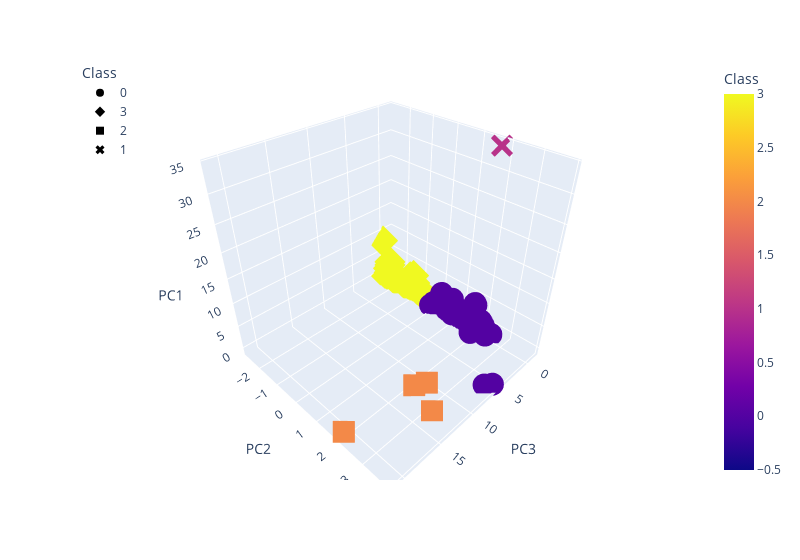

Write notebook code for a chart like this one.
### Markdown cell above
### Deliverable 4: Visualizing Cryptocurrencies Results

#### 3D-Scatter with Clusters

### Code cell
# Creating a 3D-Scatter with the PCA data and the clusters
fig = px.scatter_3d(
    clustered_df,
    x="PC3",
    y="PC2",
    z="PC1",
    color="Class",
    symbol="Class",
    width=800,
    hover_name="Coin Name",
    hover_data=["Algorithm"]
)
fig.update_layout(legend=dict(x=0, y=1))
fig.show()

### Figure 1 — Plotly figure (JSON) as saved in the notebook; plotly's stock layout.template omitted (floating-point values rounded to 4 significant figures; data arrays with more than 128 entries replaced by an {"elided": "..."} marker saying what was removed)
{"data": [{"customdata": {"elided": "289x1 str values"}, "hovertemplate": "<b>%{hovertext}</b><br><br>Class=%{marker.color}<br>PC3=%{x}<br>PC2=%{y}<br>PC1=%{z}<br>Algorithm=%{customdata[0]}<extra></extra>", "hovertext": {"elided": "289 str values"}, "legendgroup": "0", "marker": {"color": {"elided": "289 int values"}, "coloraxis": "coloraxis", "symbol": "circle"}, "mode": "markers", "name": "0", "scene": "scene", "showlegend": true, "type": "scatter3d", "x": {"elided": "289 float values"}, "y": {"elided": "289 float values"}, "z": {"elided": "289 float values"}}, {"customdata": {"elided": "238x1 str values"}, "hovertemplate": "<b>%{hovertext}</b><br><br>Class=%{marker.color}<br>PC3=%{x}<br>PC2=%{y}<br>PC1=%{z}<br>Algorithm=%{customdata[0]}<extra></extra>", "hovertext": {"elided": "238 str values"}, "legendgroup": "3", "marker": {"color": {"elided": "238 int values"}, "coloraxis": "coloraxis", "symbol": "diamond"}, "mode": "markers", "name": "3", "scene": "scene", "showlegend": true, "type": "scatter3d", "x": {"elided": "238 float values"}, "y": {"elided": "238 float values"}, "z": {"elided": "238 float values"}}, {"customdata": [["VeChainThor Authority"], ["Proof-of-BibleHash"], ["SHA-256 + Hive"], ["Proof-of-Authority"]], "hovertemplate": "<b>%{hovertext}</b><br><br>Class=%{marker.color}<br>PC3=%{x}<br>PC2=%{y}<br>PC1=%{z}<br>Algorithm=%{customdata[0]}<extra></extra>", "hovertext": ["Vechain", "BiblePay", "LitecoinCash", "Poa Network"], "legendgroup": "2", "marker": {"color": [2, 2, 2, 2], "coloraxis": "coloraxis", "symbol": "square"}, "mode": "markers", "name": "2", "scene": "scene", "showlegend": true, "type": "scatter3d", "x": [12.87, 11.99, 21.0, 13.14], "y": [2.928, 2.223, 1.975, 3.248], "z": [4.37, -0.203, -0.3547, -0.4203]}, {"customdata": [["TRC10"]], "hovertemplate": "<b>%{hovertext}</b><br><br>Class=%{marker.color}<br>PC3=%{x}<br>PC2=%{y}<br>PC1=%{z}<br>Algorithm=%{customdata[0]}<extra></extra>", "hovertext": ["BitTorrent"], "legendgroup": "1", "marker": {"color": [1], "coloraxis": "coloraxis", "symbol": "x"}, "mode": "markers", "name": "1", "scene": "scene", "showlegend": true, "type": "scatter3d", "x": [-1.35], "y": [1.763], "z": [34.12]}], "layout": {"coloraxis": {"colorbar": {"title": {"text": "Class"}}, "colorscale": [[0, "#0d0887"], [0.1111, "#46039f"], [0.2222, "#7201a8"], [0.3333, "#9c179e"], [0.4444, "#bd3786"], [0.5556, "#d8576b"], [0.6667, "#ed7953"], [0.7778, "#fb9f3a"], [0.8889, "#fdca26"], [1, "#f0f921"]]}, "legend": {"title": {"text": "Class"}, "tracegroupgap": 0, "x": 0, "y": 1}, "margin": {"t": 60}, "scene": {"domain": {"x": [0, 1], "y": [0, 1]}, "xaxis": {"title": {"text": "PC3"}}, "yaxis": {"title": {"text": "PC2"}}, "zaxis": {"title": {"text": "PC1"}}}, "width": 800}}
